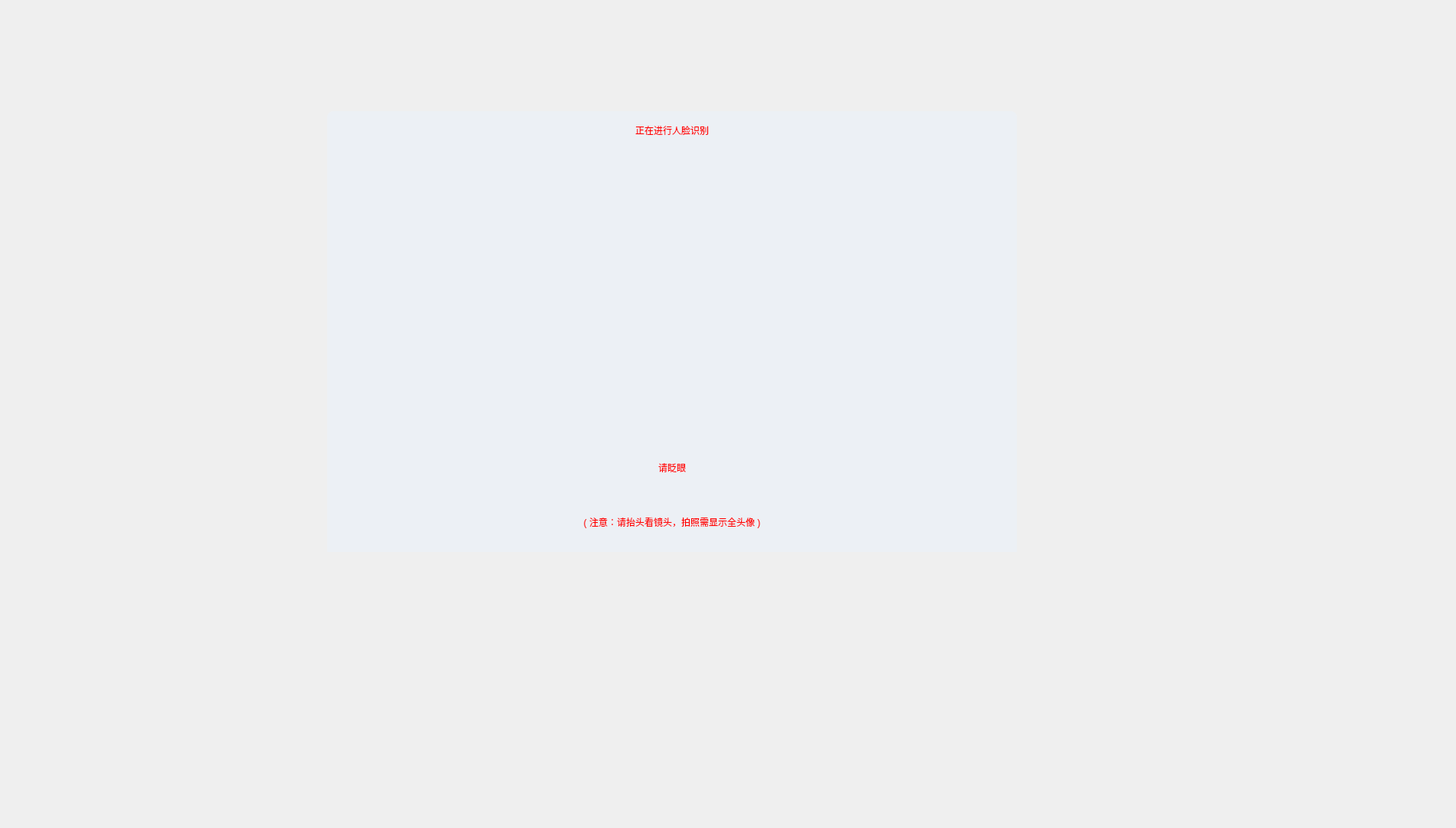
<?xml version="1.0" encoding="UTF-8"?>
<ui version="4.0">
 <class>Dialog</class>
 <widget class="QDialog" name="Dialog">
  <property name="geometry">
   <rect>
    <x>0</x>
    <y>0</y>
    <width>1900</width>
    <height>1080</height>
   </rect>
  </property>
  <property name="windowTitle">
   <string>Dialog</string>
  </property>
  <widget class="QWidget" name="layoutWidget">
   <property name="geometry">
    <rect>
     <x>380</x>
     <y>120</y>
     <width>994</width>
     <height>602</height>
    </rect>
   </property>
   <layout class="QHBoxLayout" name="horizontalLayout">
    <property name="sizeConstraint">
     <enum>QLayout::SetMaximumSize</enum>
    </property>
    <item>
     <spacer name="horizontalSpacer">
      <property name="orientation">
       <enum>Qt::Horizontal</enum>
      </property>
      <property name="sizeHint" stdset="0">
       <size>
        <width>40</width>
        <height>20</height>
       </size>
      </property>
     </spacer>
    </item>
    <item>
     <widget class="QFrame" name="frame">
      <property name="minimumSize">
       <size>
        <width>900</width>
        <height>600</height>
       </size>
      </property>
      <property name="maximumSize">
       <size>
        <width>700</width>
        <height>550</height>
       </size>
      </property>
      <property name="styleSheet">
       <string notr="true">QFrame#frame{
border-radius:8px;
background-color:rgba(231,243,255,100);
}</string>
      </property>
      <property name="frameShape">
       <enum>QFrame::StyledPanel</enum>
      </property>
      <property name="frameShadow">
       <enum>QFrame::Raised</enum>
      </property>
      <widget class="QLabel" name="label">
       <property name="geometry">
        <rect>
         <x>0</x>
         <y>0</y>
         <width>900</width>
         <height>50</height>
        </rect>
       </property>
       <property name="styleSheet">
        <string notr="true">color: red;
font: bold 20px &quot;Microsoft YaHei&quot;;</string>
       </property>
       <property name="text">
        <string>正在进行人脸识别</string>
       </property>
       <property name="alignment">
        <set>Qt::AlignCenter</set>
       </property>
      </widget>
      <widget class="QLabel" name="lb_mask">
       <property name="geometry">
        <rect>
         <x>160</x>
         <y>60</y>
         <width>480</width>
         <height>360</height>
        </rect>
       </property>
       <property name="minimumSize">
        <size>
         <width>480</width>
         <height>360</height>
        </size>
       </property>
       <property name="text">
        <string/>
       </property>
       <property name="pixmap">
        <pixmap resource="face_recognition.qrc">:/1/Resources/Images/outline1.png</pixmap>
       </property>
       <property name="scaledContents">
        <bool>true</bool>
       </property>
      </widget>
      <widget class="QLabel" name="lb_capture_frame">
       <property name="geometry">
        <rect>
         <x>170</x>
         <y>70</y>
         <width>480</width>
         <height>360</height>
        </rect>
       </property>
       <property name="minimumSize">
        <size>
         <width>480</width>
         <height>360</height>
        </size>
       </property>
       <property name="text">
        <string/>
       </property>
      </widget>
      <widget class="QLabel" name="lb_tips">
       <property name="geometry">
        <rect>
         <x>0</x>
         <y>450</y>
         <width>900</width>
         <height>30</height>
        </rect>
       </property>
       <property name="styleSheet">
        <string notr="true">color: red;
font: bold 16px &quot;Microsoft YaHei&quot;;</string>
       </property>
       <property name="text">
        <string>请眨眼</string>
       </property>
       <property name="alignment">
        <set>Qt::AlignCenter</set>
       </property>
      </widget>
      <widget class="QLabel" name="lb_message">
       <property name="geometry">
        <rect>
         <x>0</x>
         <y>520</y>
         <width>900</width>
         <height>31</height>
        </rect>
       </property>
       <property name="styleSheet">
        <string notr="true">color: red;
font: bold 18px &quot;Microsoft YaHei&quot;;</string>
       </property>
       <property name="text">
        <string>( 注意：请抬头看镜头，拍照需显示全头像 )</string>
       </property>
       <property name="alignment">
        <set>Qt::AlignCenter</set>
       </property>
      </widget>
     </widget>
    </item>
    <item>
     <spacer name="horizontalSpacer_2">
      <property name="orientation">
       <enum>Qt::Horizontal</enum>
      </property>
      <property name="sizeHint" stdset="0">
       <size>
        <width>40</width>
        <height>20</height>
       </size>
      </property>
     </spacer>
    </item>
   </layout>
  </widget>
 </widget>
 <resources>
  <include location="face_recognition.qrc"/>
 </resources>
 <connections/>
</ui>
